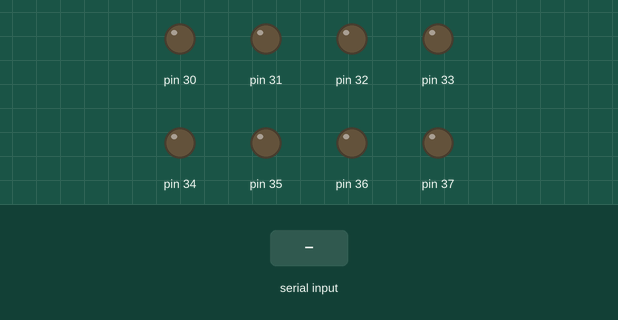
Simulated run of this sketch. Board: Arduino Mega 2560, built with avr-gcc and run on an emulated ATmega2560. On the bench: output pins drawn as LEDs (lit = HIGH). Inputs (shaded band) come from the test bench.

Above: at 1.2 s.
1.3 s: byte 87 ('W') received over Serial
At 2.4 s:
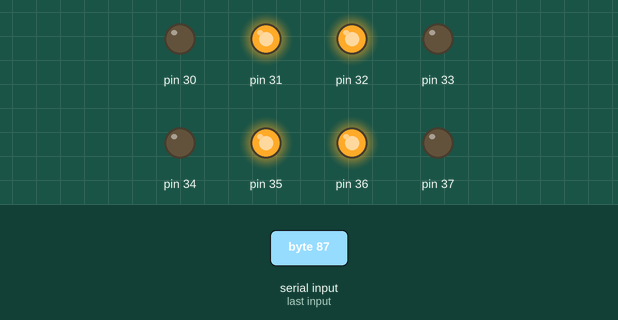
2.8 s: byte 83 ('S') received over Serial
At 3.6 s:
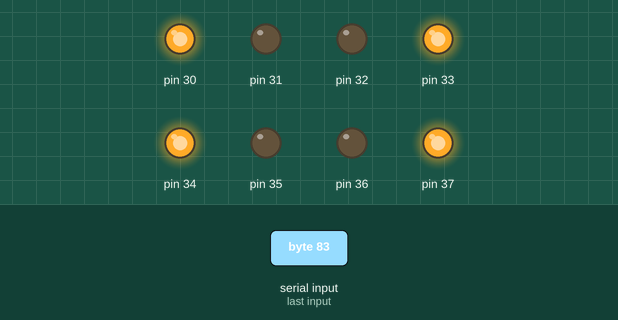
4.3 s: byte 65 ('A') received over Serial
At 4.7 s:
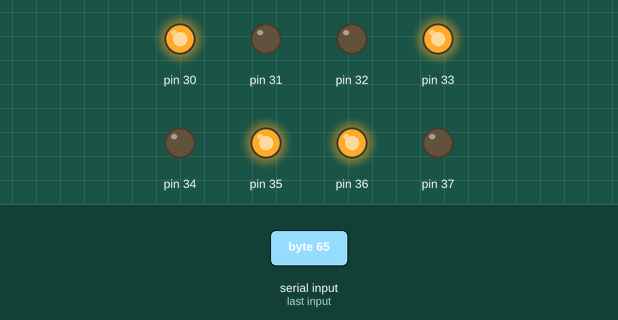
5.8 s: byte 68 ('D') received over Serial
At 7.1 s:
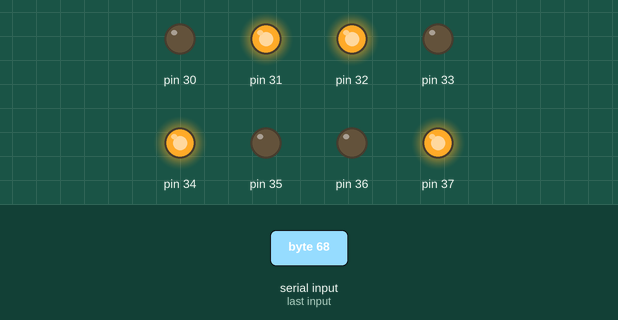
Timing chart, 0 to 8.3 s (numbered marks = the images above; inputs shaded):
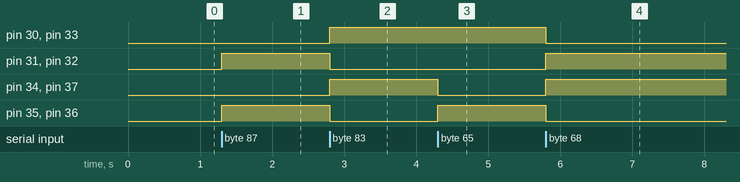

Measured:
- after the input at 1.3 s, pin 31, pin 32, pin 35, pin 36: LOW → HIGH at once
- after the input at 2.8 s, pin 30, pin 33, pin 34, pin 37: LOW → HIGH at once; pin 31, pin 32, pin 35, pin 36: HIGH → LOW at once
- after the input at 4.3 s, pin 34, pin 37: HIGH → LOW at once; pin 35, pin 36: LOW → HIGH at once
- after the input at 5.8 s, pin 30, pin 33, pin 35, pin 36: HIGH → LOW at once; pin 31, pin 32, pin 34, pin 37: LOW → HIGH at once

The sketch:

car_ardublock_.ino
```cpp
void setup()
{
	Serial.begin(9600);
	pinMode( 30 , OUTPUT);
	pinMode( 31 , OUTPUT);
	pinMode( 32 , OUTPUT);
	pinMode( 33 , OUTPUT);
	pinMode( 34 , OUTPUT);
	pinMode( 35 , OUTPUT);
	pinMode( 36 , OUTPUT);
	pinMode( 37 , OUTPUT);

}

void loop()
{
  char val = Serial.read();
  if (-1 != val) {
  if ('W' == val){

		digitalWrite( 30 , LOW );
		digitalWrite( 31 , HIGH );
		digitalWrite( 32 , HIGH );
		digitalWrite( 33 , LOW );
		digitalWrite( 34 , LOW );
		digitalWrite( 35 , HIGH );
		digitalWrite( 36 , HIGH );
		digitalWrite( 37 , LOW );
	}


   if ('S' == val){

    digitalWrite( 30 , HIGH );
    digitalWrite( 31 , LOW );
    digitalWrite( 32 , LOW );
    digitalWrite( 33 , HIGH );
    digitalWrite( 34 , HIGH );
    digitalWrite( 35 , LOW );
    digitalWrite( 36 , LOW );
    digitalWrite( 37 , HIGH );
  }


    if ('A' == val){

    digitalWrite( 30 , HIGH );
    digitalWrite( 31 , LOW );
    digitalWrite( 32 , LOW );
    digitalWrite( 33 , HIGH );
    digitalWrite( 34 , LOW );
    digitalWrite( 35 , HIGH );
    digitalWrite( 36 , HIGH );
    digitalWrite( 37 , LOW );
  }


    if ('D' == val){

    digitalWrite( 30 , LOW );
    digitalWrite( 31 , HIGH );
    digitalWrite( 32 , HIGH );
    digitalWrite( 33 , LOW );
    digitalWrite( 34 , HIGH );
    digitalWrite( 35 , LOW );
    digitalWrite( 36 , LOW );
    digitalWrite( 37 , HIGH );
  }


     if ('F' == val){

    digitalWrite( 30 , LOW );
    digitalWrite( 31 , LOW );
    digitalWrite( 32 , LOW );
    digitalWrite( 33 , LOW );
    digitalWrite( 34 , LOW );
    digitalWrite( 35 , LOW );
    digitalWrite( 36 , LOW );
    digitalWrite( 37 , LOW );
  }

  }
}
```
